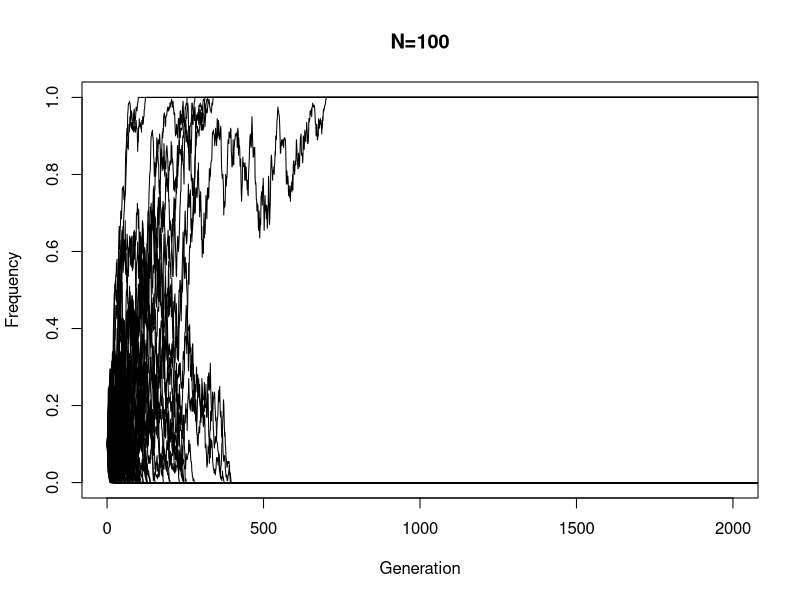
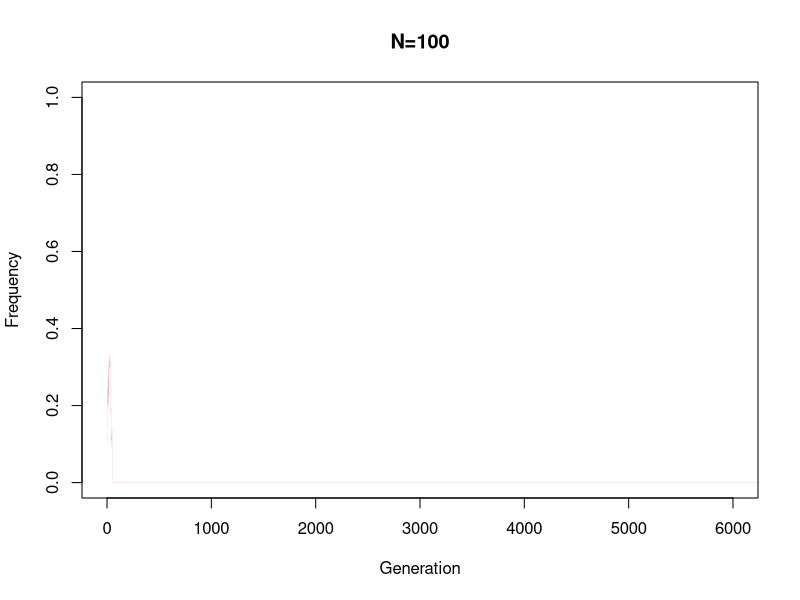
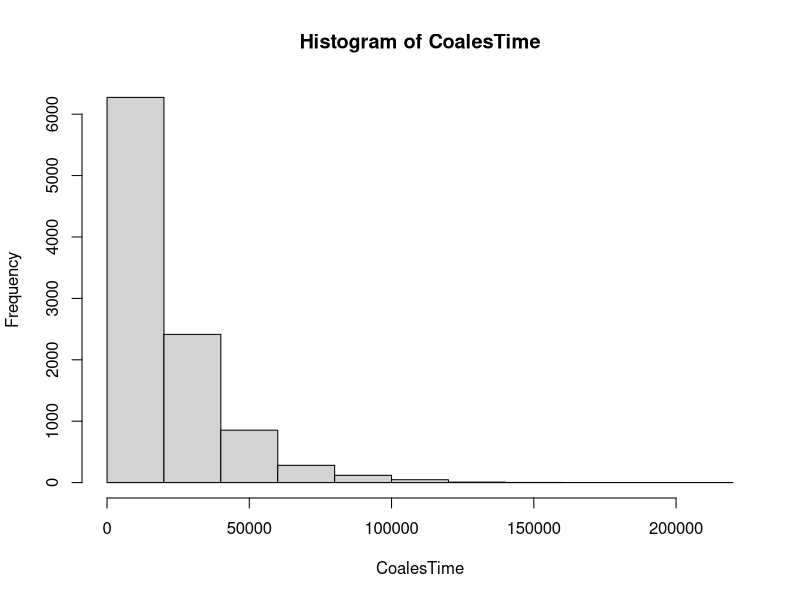

These figures' R source, in order: (Note: this script raises an error after producing the figures.)
rm(list = ls())

##Genetic Drift exercises

#expected number of success
mean(rbinom(10000, 10, 0.1))



#genetic drift
pp <- 0.1
NN <- 10 # number of diploid indiv; 2*NN = number of chromosome
count <- rbinom(1, 2*NN, pp)
count
count/(2*NN)


#function to simulate genetic drift (without mutations)
GenDriftFunc <- function(LL, NN, p0, TT){
  #matrix of allele freq of each SNP (col) in each gen (row)
  freqs <- matrix(nrow = TT, ncol = LL)
  #fill first row with p0
  freqs[1, ] <- p0
  #for loop to iterate rbinom for each subsequent row
  for (tt in 2:TT){
    for(ll in 1:LL){
        freqs[tt, ll] <- rbinom(1, 2*NN, freqs[tt-1, ll])/(2*NN)
    }
  }
  return(freqs)
}

#use function
NN=100
LL=1000
TT=10000
p0=0.1
sim1 <- GenDriftFunc(LL, NN, p0, TT)
#extinct?
sum(sim1[10000, ] == 0)
#fixation?
sum(sim1[10000, ] == 1)
#agree?
sum(sim1[10000, ] == 1)/1000
#plot
xx <- sim1[ , 1]
plot(xx, type = "l", ylim = c(0, 1), xlim = c(0, 2000), main = "N=100", xlab = "Generation", ylab = "Frequency")
for(ii in 2:100){
    lines(sim1[ , ii])
}

#repeat
NN=100
LL=1000
TT=10000
p0=0.6
sim2 <- GenDriftFunc(LL, NN, p0, TT)
#extinct?
sum(sim2[10000, ] == 0)
#fixation?
sum(sim2[10000, ] == 1)


# N=10
NN=10
LL=1000
TT=10000
p0=0.1
sim3 <- GenDriftFunc(LL, NN, p0, TT)

# N=500
NN=500
LL=1000
TT=10000
p0=0.1
sim4 <- GenDriftFunc(LL, NN, p0, TT)

# N=1000
NN=1000
LL=1000
TT=10000
p0=0.1
sim5 <- GenDriftFunc(LL, NN, p0, TT)

#plot sim1, sim3, sim4, sim5
#100=red; 10=green; 500=blue; 1000=cyan
plot(sim1[ , 1], type = "l", ylim = c(0, 1), xlim = c(0, 6000), main = "N=100", xlab = "Generation", ylab = "Frequency", col = 2, lwd = 0.1)
for(ii in 2:100){
  lines(sim1[ , ii], col = 2, lwd = 0.01)
  adjustcolor(col = 2, alpha.f = 0.7)
}
for(ii in 1:100){
  lines(sim3[ , ii], col = 3, lwd = 0.01)
  adjustcolor(col = 3, alpha.f = 0.9)
}
for(ii in 1:100){
  lines(sim4[ , ii], col = 4, lwd = 0.01)
  adjustcolor(col = 4, alpha.f = 0.3)
}
for(ii in 1:100){
  lines(sim5[ , ii], col = 5, lwd = 0.01)
  adjustcolor(col = 5, alpha.f = 0.1)
}


#fixation?
fix1 <- sum(sim1[10000, ] == 1)/1000
fix3 <- sum(sim3[10000, ] == 1)/1000
fix4 <- sum(sim4[10000, ] == 1)/1000
fix5 <- sum(sim5[10000, ] == 1)/1000
popsize <- c(10, 100, 500, 1000)
fixedproportion <- c(fix3, fix1, fix4, fix5)
table <- rbind(popsize, fixedproportion)
table


################################################################################
#Coalescence

#Draw 10 values from an exp dist with rate 2
rexp(10, 2)
mean(rexp(10000, 2))

#10,000 sims
NN <- 10000
CoalesTime <- rexp(10000, 1/(2*NN))
mean(CoalesTime)

#density plot
hist(CoalesTime)

sd(CoalesTime)


#########################
#poisson distribution
rpois(10, 2)
mean(rpois(10000, 2))

#add mutations, 10,000 sims, 2N=20,000
mu <- 1e-4
NN <- 10000
CoalesTime <- rexp(10000, 1/(2*NN))
MutaRate <- 2*mu*CoalesTime
NumbSNP <- rep(NA, 10000)
for (ii in 1:10000){
  NumbSNP[ii] <- rpois(1, MutaRate[ii])
}
mean(NumbSNP)

rm(list = ls())

#theta=4*N*mu
theta <- 4*NN*mu
theta

#density plot
hist(NumbSNP)


